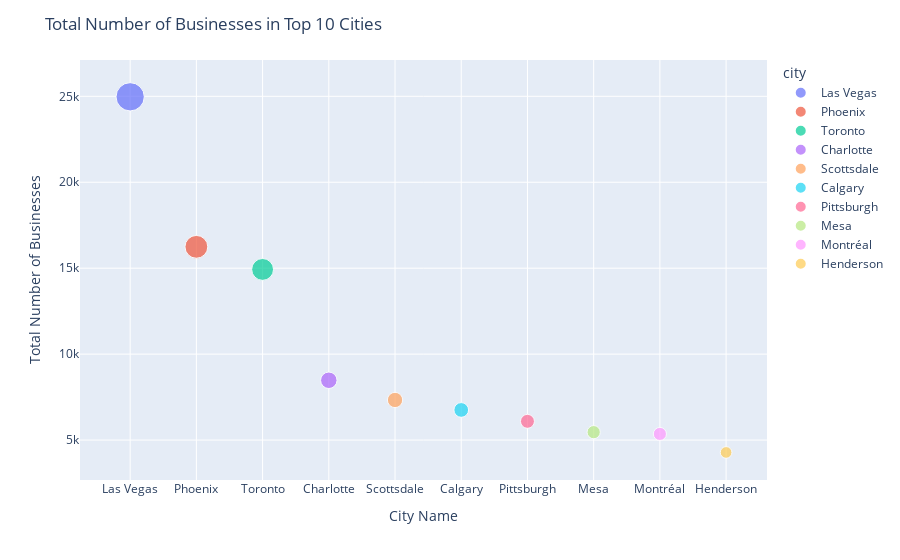

The cell this chart's notebook holds for it:
### Code cell
#Overall total number of business to top 10 cities

fig = px.scatter(city_business_count, 
                 x = "city", 
                 y = "total_business", 
                 color = "city", 
                 size = "total_business")

fig.update_layout(title = "Total Number of Businesses in Top 10 Cities") 
fig.update_xaxes(title_text = "City Name" )
fig.update_yaxes(title_text = 'Total Number of Businesses')              
fig.show()

### Figure 1 — Plotly figure (JSON) as saved in the notebook; plotly's stock layout.template omitted (floating-point values rounded to 4 significant figures)
{"data": [{"hovertemplate": "city=%{x}<br>total_business=%{marker.size}<extra></extra>", "legendgroup": "Las Vegas", "marker": {"color": "#636efa", "size": [24971], "sizemode": "area", "sizeref": 62.43, "symbol": "circle"}, "mode": "markers", "name": "Las Vegas", "orientation": "v", "showlegend": true, "type": "scatter", "x": ["Las Vegas"], "xaxis": "x", "y": [24971], "yaxis": "y"}, {"hovertemplate": "city=%{x}<br>total_business=%{marker.size}<extra></extra>", "legendgroup": "Phoenix", "marker": {"color": "#EF553B", "size": [16242], "sizemode": "area", "sizeref": 62.43, "symbol": "circle"}, "mode": "markers", "name": "Phoenix", "orientation": "v", "showlegend": true, "type": "scatter", "x": ["Phoenix"], "xaxis": "x", "y": [16242], "yaxis": "y"}, {"hovertemplate": "city=%{x}<br>total_business=%{marker.size}<extra></extra>", "legendgroup": "Toronto", "marker": {"color": "#00cc96", "size": [14928], "sizemode": "area", "sizeref": 62.43, "symbol": "circle"}, "mode": "markers", "name": "Toronto", "orientation": "v", "showlegend": true, "type": "scatter", "x": ["Toronto"], "xaxis": "x", "y": [14928], "yaxis": "y"}, {"hovertemplate": "city=%{x}<br>total_business=%{marker.size}<extra></extra>", "legendgroup": "Charlotte", "marker": {"color": "#ab63fa", "size": [8478], "sizemode": "area", "sizeref": 62.43, "symbol": "circle"}, "mode": "markers", "name": "Charlotte", "orientation": "v", "showlegend": true, "type": "scatter", "x": ["Charlotte"], "xaxis": "x", "y": [8478], "yaxis": "y"}, {"hovertemplate": "city=%{x}<br>total_business=%{marker.size}<extra></extra>", "legendgroup": "Scottsdale", "marker": {"color": "#FFA15A", "size": [7332], "sizemode": "area", "sizeref": 62.43, "symbol": "circle"}, "mode": "markers", "name": "Scottsdale", "orientation": "v", "showlegend": true, "type": "scatter", "x": ["Scottsdale"], "xaxis": "x", "y": [7332], "yaxis": "y"}, {"hovertemplate": "city=%{x}<br>total_business=%{marker.size}<extra></extra>", "legendgroup": "Calgary", "marker": {"color": "#19d3f3", "size": [6752], "sizemode": "area", "sizeref": 62.43, "symbol": "circle"}, "mode": "markers", "name": "Calgary", "orientation": "v", "showlegend": true, "type": "scatter", "x": ["Calgary"], "xaxis": "x", "y": [6752], "yaxis": "y"}, {"hovertemplate": "city=%{x}<br>total_business=%{marker.size}<extra></extra>", "legendgroup": "Pittsburgh", "marker": {"color": "#FF6692", "size": [6090], "sizemode": "area", "sizeref": 62.43, "symbol": "circle"}, "mode": "markers", "name": "Pittsburgh", "orientation": "v", "showlegend": true, "type": "scatter", "x": ["Pittsburgh"], "xaxis": "x", "y": [6090], "yaxis": "y"}, {"hovertemplate": "city=%{x}<br>total_business=%{marker.size}<extra></extra>", "legendgroup": "Mesa", "marker": {"color": "#B6E880", "size": [5460], "sizemode": "area", "sizeref": 62.43, "symbol": "circle"}, "mode": "markers", "name": "Mesa", "orientation": "v", "showlegend": true, "type": "scatter", "x": ["Mesa"], "xaxis": "x", "y": [5460], "yaxis": "y"}, {"hovertemplate": "city=%{x}<br>total_business=%{marker.size}<extra></extra>", "legendgroup": "Montréal", "marker": {"color": "#FF97FF", "size": [5356], "sizemode": "area", "sizeref": 62.43, "symbol": "circle"}, "mode": "markers", "name": "Montréal", "orientation": "v", "showlegend": true, "type": "scatter", "x": ["Montréal"], "xaxis": "x", "y": [5356], "yaxis": "y"}, {"hovertemplate": "city=%{x}<br>total_business=%{marker.size}<extra></extra>", "legendgroup": "Henderson", "marker": {"color": "#FECB52", "size": [4279], "sizemode": "area", "sizeref": 62.43, "symbol": "circle"}, "mode": "markers", "name": "Henderson", "orientation": "v", "showlegend": true, "type": "scatter", "x": ["Henderson"], "xaxis": "x", "y": [4279], "yaxis": "y"}], "layout": {"legend": {"itemsizing": "constant", "title": {"text": "city"}, "tracegroupgap": 0}, "margin": {"t": 60}, "title": {"text": "Total Number of Businesses in Top 10 Cities"}, "xaxis": {"anchor": "y", "categoryarray": ["Las Vegas", "Phoenix", "Toronto", "Charlotte", "Scottsdale", "Calgary", "Pittsburgh", "Mesa", "Montréal", "Henderson"], "categoryorder": "array", "domain": [0, 1], "title": {"text": "City Name"}}, "yaxis": {"anchor": "x", "domain": [0, 1], "title": {"text": "Total Number of Businesses"}}}}
